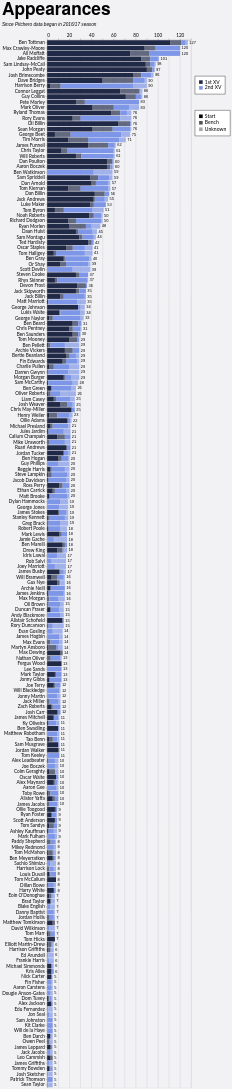

This figure's Vega-Lite source:
### Vega-Lite specification from a JSON file in a GitHub repository (floating-point values rounded to 4 significant figures; data arrays with more than 128 entries replaced by an {"elided": "..."} marker saying what was removed)
{"config": {"axis": {"labelFont": "Lato, sans-serif", "titleFont": "PT Sans Narrow, Helvetica Neue, Helvetica, Arial, sans-serif", "labelFontSize": 13, "titleFontSize": 24, "gridColor": "#202947", "gridOpacity": 0.2}, "header": {"labelFont": "PT Sans Narrow, Helvetica Neue, Helvetica, Arial, sans-serif", "titleFont": "PT Sans Narrow, Helvetica Neue, Helvetica, Arial, sans-serif", "labelFontSize": 24, "titleFontSize": 28, "labelFontWeight": "bold", "orient": "left"}, "legend": {"labelFont": "Lato, sans-serif", "titleFont": "PT Sans Narrow, Helvetica Neue, Helvetica, Arial, sans-serif", "labelFontSize": 14, "titleFontSize": 16, "titlePadding": 5, "fillColor": "white", "strokeColor": "black", "padding": 10, "titleFontWeight": "lighter", "titleFontStyle": "italic", "titleColor": "gray", "offset": 10}, "title": {"font": "PT Sans Narrow, Helvetica Neue, Helvetica, Arial, sans-serif", "fontSize": 48, "fontWeight": "bold", "anchor": "start", "align": "center", "titlePadding": 20, "subtitlePadding": 10, "subtitleFontSize": 13, "subtitleColor": "", "subtitleFontStyle": "italic", "offset": 15, "color": "black"}, "axisX": {"labelAngle": 0}, "facet": {"title": null, "header": null, "align": {"row": "each", "column": "each"}}, "resolve": {"scale": {"y": "independent", "facet": "independent"}}, "background": "#f2f1f4"}, "layer": [{"mark": {"type": "bar"}, "encoding": {"color": {"field": "squad", "legend": {"direction": "vertical", "labelExpr": "datum.value + ' XV'", "legendX": 410, "legendY": 100, "orient": "none", "title": null}, "scale": {"domain": ["1st", "2nd"], "range": ["#202946", "#7d96e8"]}, "sort": ["1st", "2nd"], "type": "nominal"}, "opacity": {"field": "start", "legend": {"direction": "vertical", "legendX": 410, "legendY": 195, "orient": "none", "title": null}, "scale": {"domain": ["Start", "Bench", "Unknown"], "range": [1.0, 0.35, 0.2]}, "sort": ["Start", "Bench", "Unknown"], "type": "nominal"}, "order": {"field": "stack_order", "sort": "ascending", "type": "quantitative"}, "tooltip": [{"field": "player", "title": "Player", "type": "nominal"}, {"field": "squad", "title": "Squad", "type": "nominal"}, {"field": "start", "title": "Selection", "type": "nominal"}, {"aggregate": "sum", "field": "games", "title": "Games", "type": "quantitative"}, {"aggregate": "max", "field": "player_total", "title": "Total", "type": "quantitative"}], "x": {"aggregate": "sum", "axis": {"orient": "top", "title": null}, "field": "games", "type": "quantitative"}, "y": {"field": "player", "sort": {"field": "player_total", "op": "max", "order": "descending"}, "title": null, "type": "nominal"}}}, {"mark": {"type": "text", "align": "left", "baseline": "middle", "color": "black", "dx": 4, "fontSize": 11}, "encoding": {"text": {"field": "total_games", "format": ".0f", "type": "quantitative"}, "x": {"axis": {"orient": "top", "title": null}, "field": "total_games", "type": "quantitative"}, "y": {"field": "player", "sort": {"field": "player_total", "op": "max", "order": "descending"}, "title": null, "type": "nominal"}}, "transform": [{"aggregate": [{"op": "sum", "field": "games", "as": "total_games"}, {"op": "max", "field": "player_total", "as": "player_total"}], "groupby": ["player"]}]}], "data": {"name": "data-0d7c58434d8f86bae9e583ecdb2c172f"}, "height": {"step": 15}, "params": [{"name": "seasonParam", "value": []}, {"name": "gameTypesParam", "value": []}, {"name": "squadParam", "value": "All"}, {"name": "positionsParam", "value": []}, {"name": "minAppsParam", "value": 5}], "title": {"text": "Appearances", "subtitle": "Since Pitchero data began in 2016/17 season"}, "transform": [{"filter": "length(seasonParam) === 0 || indexof(seasonParam, datum.season) >= 0"}, {"filter": "length(gameTypesParam) === 0 || indexof(gameTypesParam, datum.game_type) >= 0"}, {"filter": "squadParam === \"All\" || datum.squad === squadParam"}, {"filter": "length(positionsParam) === 0 || indexof(positionsParam, datum.position) >= 0"}, {"joinaggregate": [{"op": "sum", "field": "games", "as": "player_total"}], "groupby": ["player"]}, {"filter": "datum.player_total >= minAppsParam"}], "width": 400, "$schema": "https://vega.github.io/schema/vega-lite/v5.20.1.json", "datasets": {"data-0d7c58434d8f86bae9e583ecdb2c172f": {"elided": "2392 records"}}}
